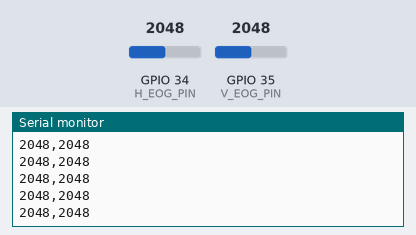
A sketch run on a simulated ESP32. On the bench: the last lines printed to the serial monitor. The inputs (shaded band) are chosen by the test bench; at power-on: GPIO 34 (H_EOG_PIN) = 2048, GPIO 35 (V_EOG_PIN) = 2048 (analog values on the 0–4095 scale).

Above: at 1.2 s.
1.3 s: GPIO 34 (H_EOG_PIN) set to 2866
At 1.9 s:
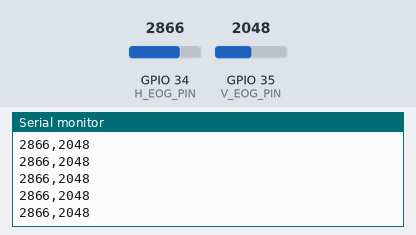
2.8 s: GPIO 35 (V_EOG_PIN) set to 2866
At 3.4 s:
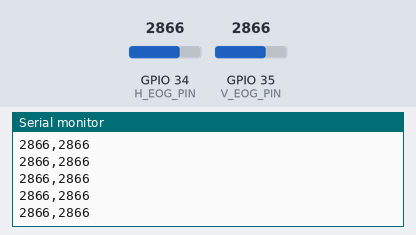
4.3 s: GPIO 34 (H_EOG_PIN) set to 3603
At 4.8 s:
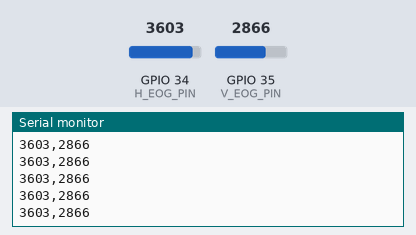
5.8 s: GPIO 35 (V_EOG_PIN) set to 3603
At 6.3 s:
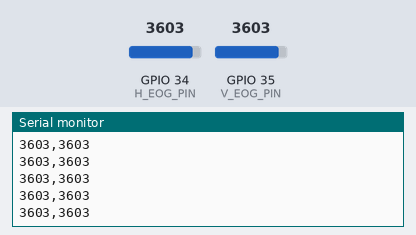
Timing chart, 0 to 8.3 s (numbered marks = the images above; inputs shaded):
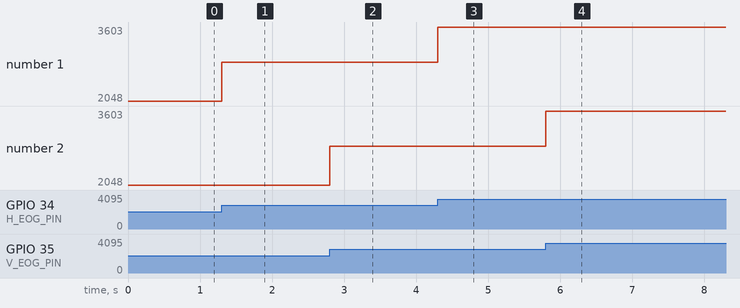

Measured:
- after the input at 1.3 s, the serial monitor: prints a new line at once (image 1)
- after the input at 2.8 s, the serial monitor: prints a new line at once (image 2)
- after the input at 4.3 s, the serial monitor: prints a new line at once (image 3)
- after the input at 5.8 s, the serial monitor: prints a new line at once (image 4)
- plotted number 1: 2048 → 2866 after the input at 1.3 s, 2866 → 3603 after the input at 4.3 s

The sketch:

EOG_Signal_Acquisition.ino
```cpp
const int H_EOG_PIN = 34;
const int V_EOG_PIN = 35;

const uint32_t SAMPLE_RATE = 256;
const uint32_t SAMPLE_INTERVAL_US = 1000000UL / SAMPLE_RATE;

uint32_t nextSampleTime;

void setup() {
  Serial.begin(115200);

  analogReadResolution(12);

  // ESP32 ADC attenuation
  analogSetPinAttenuation(H_EOG_PIN, ADC_11db);
  analogSetPinAttenuation(V_EOG_PIN, ADC_11db);

  nextSampleTime = micros();
}
void loop() {

  if ((int32_t)(micros() - nextSampleTime) >= 0) {

    nextSampleTime += SAMPLE_INTERVAL_US;

    int hEog = analogRead(H_EOG_PIN);
    int vEog = analogRead(V_EOG_PIN);

    Serial.print(hEog);
    Serial.print(",");
    Serial.println(vEog);
  }
}
```
